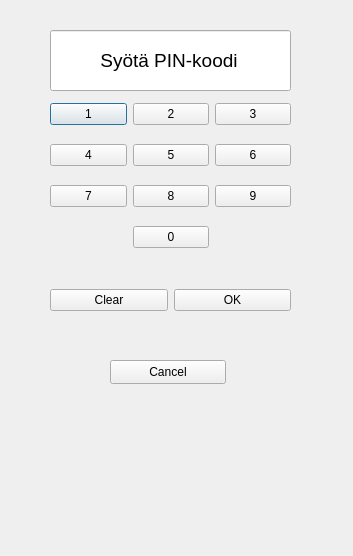
<?xml version="1.0" encoding="UTF-8"?>
<ui version="4.0">
 <class>Pincode</class>
 <widget class="QDialog" name="Pincode">
  <property name="geometry">
   <rect>
    <x>0</x>
    <y>0</y>
    <width>353</width>
    <height>556</height>
   </rect>
  </property>
  <property name="windowTitle">
   <string>Dialog</string>
  </property>
  <widget class="QWidget" name="gridLayoutWidget">
   <property name="geometry">
    <rect>
     <x>50</x>
     <y>90</y>
     <width>241</width>
     <height>171</height>
    </rect>
   </property>
   <layout class="QGridLayout" name="gridLayout">
    <item row="0" column="0">
     <widget class="QPushButton" name="BTN_1">
      <property name="text">
       <string>1</string>
      </property>
     </widget>
    </item>
    <item row="0" column="1">
     <widget class="QPushButton" name="BTN_2">
      <property name="text">
       <string>2</string>
      </property>
     </widget>
    </item>
    <item row="0" column="2">
     <widget class="QPushButton" name="BTN_3">
      <property name="text">
       <string>3</string>
      </property>
     </widget>
    </item>
    <item row="1" column="0">
     <widget class="QPushButton" name="BTN_4">
      <property name="text">
       <string>4</string>
      </property>
     </widget>
    </item>
    <item row="1" column="1">
     <widget class="QPushButton" name="BTN_5">
      <property name="text">
       <string>5</string>
      </property>
     </widget>
    </item>
    <item row="1" column="2">
     <widget class="QPushButton" name="BTN_6">
      <property name="text">
       <string>6</string>
      </property>
     </widget>
    </item>
    <item row="2" column="0">
     <widget class="QPushButton" name="BTN_7">
      <property name="text">
       <string>7</string>
      </property>
     </widget>
    </item>
    <item row="2" column="1">
     <widget class="QPushButton" name="BTN_8">
      <property name="text">
       <string>8</string>
      </property>
     </widget>
    </item>
    <item row="2" column="2">
     <widget class="QPushButton" name="BTN_9">
      <property name="text">
       <string>9</string>
      </property>
     </widget>
    </item>
    <item row="4" column="1">
     <widget class="QPushButton" name="BTN_0">
      <property name="text">
       <string>0</string>
      </property>
     </widget>
    </item>
   </layout>
  </widget>
  <widget class="QWidget" name="horizontalLayoutWidget">
   <property name="geometry">
    <rect>
     <x>50</x>
     <y>260</y>
     <width>241</width>
     <height>80</height>
    </rect>
   </property>
   <layout class="QHBoxLayout" name="horizontalLayout">
    <item>
     <widget class="QPushButton" name="BTN_clear">
      <property name="text">
       <string>Clear</string>
      </property>
     </widget>
    </item>
    <item>
     <widget class="QPushButton" name="BTN_ok">
      <property name="text">
       <string>OK</string>
      </property>
     </widget>
    </item>
   </layout>
  </widget>
  <widget class="QLineEdit" name="le_Pincode">
   <property name="geometry">
    <rect>
     <x>50</x>
     <y>30</y>
     <width>241</width>
     <height>61</height>
    </rect>
   </property>
   <property name="font">
    <font>
     <pointsize>14</pointsize>
    </font>
   </property>
   <property name="cursor">
    <cursorShape>IBeamCursor</cursorShape>
   </property>
   <property name="layoutDirection">
    <enum>Qt::LeftToRight</enum>
   </property>
   <property name="autoFillBackground">
    <bool>false</bool>
   </property>
   <property name="text">
    <string>         Syötä PIN-koodi</string>
   </property>
  </widget>
  <widget class="QPushButton" name="btn_cancel">
   <property name="geometry">
    <rect>
     <x>110</x>
     <y>360</y>
     <width>116</width>
     <height>24</height>
    </rect>
   </property>
   <property name="text">
    <string>Cancel</string>
   </property>
  </widget>
 </widget>
 <resources/>
 <connections/>
</ui>
